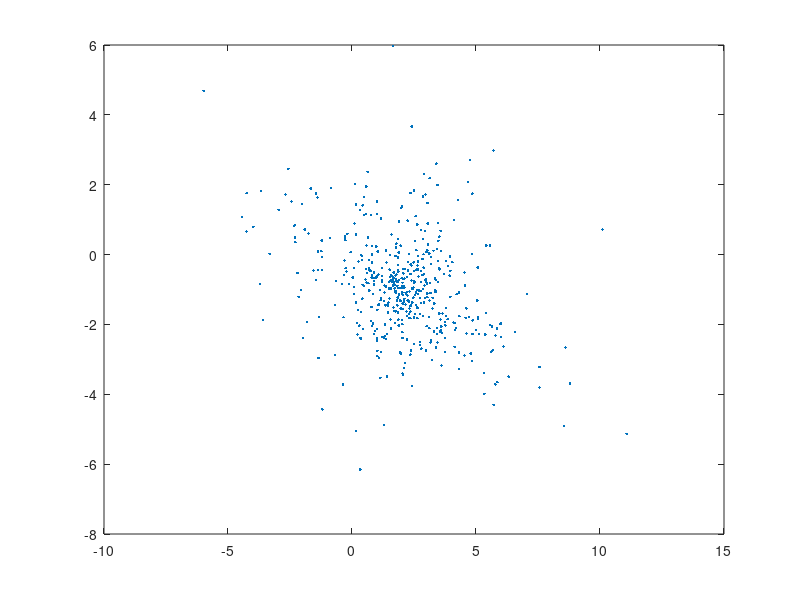

This chart was generated by the following MATLAB code:
function ex5_gr1

% MI ex?? plotting Laplacian distribution

% Covariance Matrix

C           = [4,-1;-1,2];
m           = [2;-1];
n_samples   = 500;

%Diagonalize C Matrix
[A,B] = eig(C);

L = [laplace_dist(n_samples); laplace_dist(n_samples)];     % create 2d dist
L = sqrt(B) * L;                                            % scale the variances
L = A'*L + repmat(m,[1,length(L)]);                         % introduce correlation

disp('Covariance of sample points:') 
disp(cov(L'))

disp('Mean of sample points:')
disp(mean(L,2)); 

figure(1);
plot(L(1,:),L(2,:),'.');


function L = laplace_dist(N)

%Required formula is:-
% X = mu - b*sign(Y)*log(1-2*abs(Y))

mean_of_uniform = 0.5;
b               = 1/sqrt(2);
uniform         = rand(1,N) - mean_of_uniform;

L = b*sign(uniform).*log(1-2*abs(uniform));



